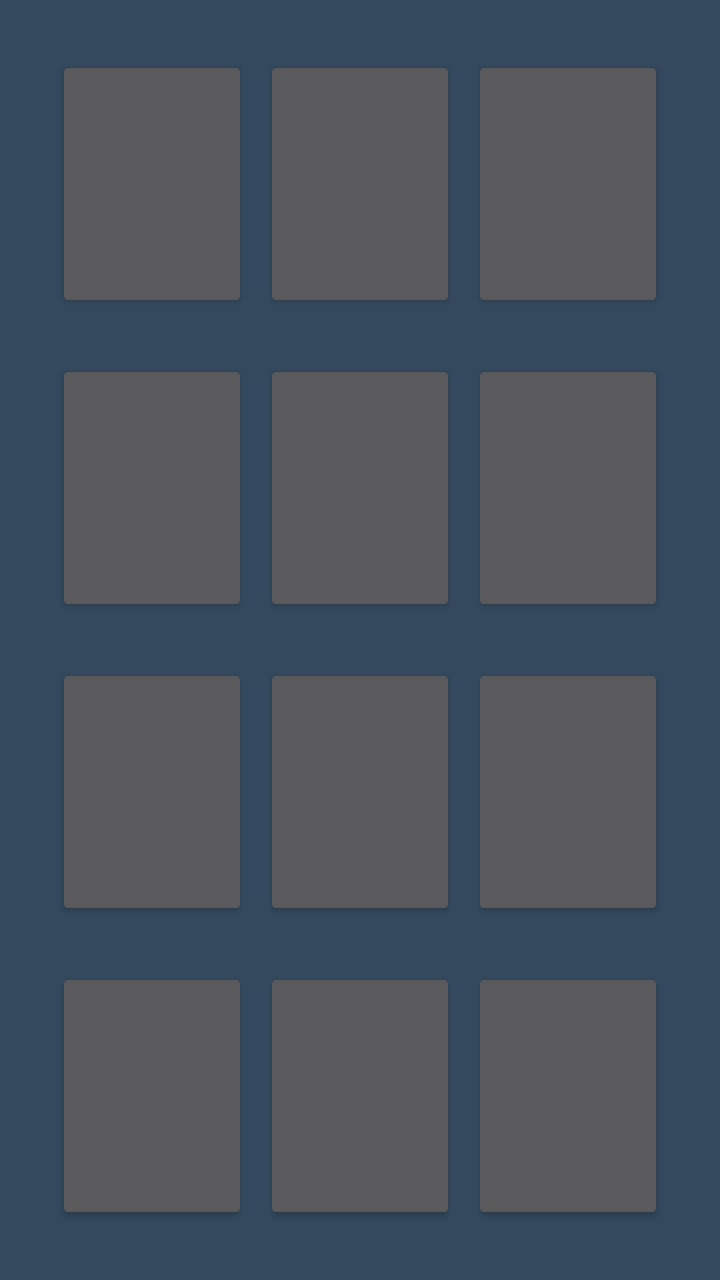
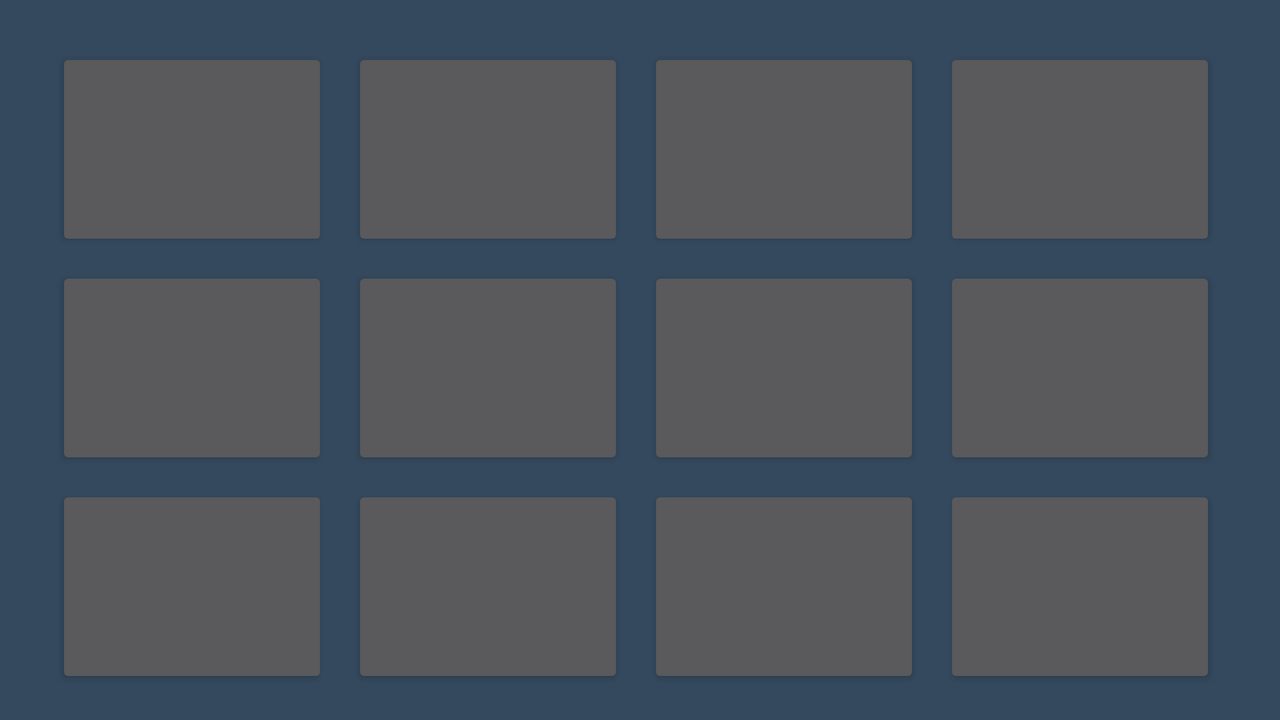

Compare how this app lays out the same screen by default and in its alternative resource folder. The renders come first, then the two layout files and the values they reference.
<!-- AndroidManifest.xml: application theme Theme.AppCompat.NoActionBar -->
<!-- res/layout/activity_home.xml -->
<LinearLayout xmlns:android="http://schemas.android.com/apk/res/android"
              xmlns:tools="http://schemas.android.com/tools"
              android:layout_width="match_parent"
              android:layout_height="match_parent"
              android:background="@color/main_background"
              android:orientation="vertical"
              android:paddingBottom="@dimen/activity_vertical_margin"
              android:paddingLeft="@dimen/activity_horizontal_margin"
              android:paddingRight="@dimen/activity_horizontal_margin"
              android:paddingTop="@dimen/activity_vertical_margin"
              tools:context=".Home">

    <LinearLayout
        android:id="@+id/air_container"
        android:layout_width="match_parent"
        android:layout_height="0dp"
        android:layout_margin="@dimen/eight_dp"
        android:layout_weight="1"
        android:orientation="horizontal"
        >


        <Button
            android:id="@+id/aquarius"
            android:layout_width="match_parent"
            android:layout_height="match_parent"
            android:layout_margin="@dimen/four_dp"
            android:layout_weight="1"
            />


        <Button
            android:id="@+id/gemini"
            android:layout_width="match_parent"
            android:layout_height="match_parent"
            android:layout_margin="@dimen/four_dp"
            android:layout_weight="1"
            />


        <Button
            android:id="@+id/libra"
            android:layout_width="match_parent"
            android:layout_height="match_parent"
            android:layout_margin="@dimen/four_dp"
            android:layout_weight="1"
            />

    </LinearLayout>

    <LinearLayout
        android:id="@+id/earth_container"
        android:layout_width="match_parent"
        android:layout_height="0dp"
        android:layout_margin="@dimen/eight_dp"
        android:layout_weight="1"
        android:orientation="horizontal"
        >

        <Button
            android:id="@+id/capricorn"
            android:layout_width="match_parent"
            android:layout_height="match_parent"
            android:layout_margin="@dimen/four_dp"
            android:layout_weight="1"/>

        <Button
            android:id="@+id/taurus"
            android:layout_width="match_parent"
            android:layout_height="match_parent"
            android:layout_margin="@dimen/four_dp"
            android:layout_weight="1"/>

        <Button
            android:id="@+id/virgo"
            android:layout_width="match_parent"
            android:layout_height="match_parent"
            android:layout_margin="@dimen/four_dp"
            android:layout_weight="1"/>

    </LinearLayout>

    <LinearLayout
        android:id="@+id/fire_container"
        android:layout_width="match_parent"
        android:layout_height="0dp"
        android:layout_margin="@dimen/eight_dp"
        android:layout_weight="1"
        android:orientation="horizontal">

        <Button
            android:id="@+id/aries"
            android:layout_width="wrap_content"
            android:layout_height="match_parent"
            android:layout_margin="@dimen/four_dp"
            android:layout_weight="1"/>

        <Button
            android:id="@+id/leo"
            android:layout_width="wrap_content"
            android:layout_height="match_parent"
            android:layout_margin="@dimen/four_dp"
            android:layout_weight="1"/>

        <Button
            android:id="@+id/sagittarius"
            android:layout_width="wrap_content"
            android:layout_height="match_parent"
            android:layout_margin="@dimen/four_dp"
            android:layout_weight="1"/>

    </LinearLayout>

    <LinearLayout
        android:id="@+id/water_container"
        android:layout_width="match_parent"
        android:layout_height="0dp"
        android:layout_margin="@dimen/eight_dp"
        android:layout_weight="1"
        android:orientation="horizontal">


        <Button
            android:id="@+id/pisces"
            android:layout_width="match_parent"
            android:layout_height="match_parent"
            android:layout_margin="@dimen/four_dp"
            android:layout_weight="1"/>

        <Button
            android:id="@+id/scorpio"
            android:layout_width="match_parent"
            android:layout_height="match_parent"
            android:layout_margin="@dimen/four_dp"
            android:layout_weight="1"/>

        <Button
            android:id="@+id/cancer"
            android:layout_width="match_parent"
            android:layout_height="match_parent"
            android:layout_margin="@dimen/four_dp"
            android:layout_weight="1"/>

    </LinearLayout>

</LinearLayout>
<!-- resources referenced by this layout -->
<resources>
  <color name="main_background">#34495e</color>
  <dimen name="activity_horizontal_margin">16dp</dimen>
  <dimen name="activity_vertical_margin">16dp</dimen>
  <dimen name="eight_dp">8dp</dimen>
  <dimen name="four_dp">4dp</dimen>
</resources>
<!-- res/layout-land/activity_home.xml (the repository's variant of the layout above) -->
<!-- drawn on the phone turned sideways -->
<?xml version="1.0" encoding="utf-8"?>
<LinearLayout xmlns:android="http://schemas.android.com/apk/res/android"
              xmlns:tools="http://schemas.android.com/tools"
              android:layout_width="match_parent"
              android:layout_height="match_parent"
              android:background="@color/main_background"
              android:orientation="vertical"
              android:paddingBottom="@dimen/activity_vertical_margin"
              android:paddingLeft="@dimen/activity_horizontal_margin"
              android:paddingRight="@dimen/activity_horizontal_margin"
              android:paddingTop="@dimen/activity_vertical_margin"
              tools:context=".Home">

    <LinearLayout
        android:id="@+id/air_container"
        android:layout_width="match_parent"
        android:layout_height="0dp"
        android:layout_marginLeft="@dimen/eight_dp"
        android:layout_marginRight="@dimen/eight_dp"
        android:layout_weight="1"
        android:orientation="horizontal"
        >


        <Button
            android:id="@+id/aquarius"
            android:layout_width="match_parent"
            android:layout_height="match_parent"
            android:layout_marginLeft="@dimen/four_dp"
            android:layout_marginRight="@dimen/eight_dp"
            android:layout_marginTop="@dimen/eight_dp"
            android:layout_weight="1"
            android:padding="4dp"
            />

        <Button
            android:id="@+id/taurus"
            android:layout_width="match_parent"
            android:layout_height="match_parent"
            android:layout_marginLeft="@dimen/four_dp"
            android:layout_marginRight="@dimen/eight_dp"
            android:layout_marginTop="@dimen/eight_dp"
            android:layout_weight="1"
            android:padding="@dimen/four_dp"/>


        <Button
            android:id="@+id/leo"
            android:layout_width="match_parent"
            android:layout_height="match_parent"
            android:layout_marginLeft="@dimen/four_dp"
            android:layout_marginRight="@dimen/eight_dp"
            android:layout_marginTop="@dimen/eight_dp"
            android:layout_weight="1"
            android:padding="@dimen/four_dp"/>


        <Button
            android:id="@+id/pisces"
            android:layout_width="match_parent"
            android:layout_height="match_parent"
            android:layout_marginLeft="@dimen/four_dp"
            android:layout_marginRight="@dimen/eight_dp"
            android:layout_marginTop="@dimen/eight_dp"
            android:layout_weight="1"
            android:padding="@dimen/four_dp"/>

    </LinearLayout>

    <LinearLayout
        android:id="@+id/earth_container"
        android:layout_width="match_parent"
        android:layout_height="0dp"
        android:layout_marginLeft="@dimen/eight_dp"
        android:layout_marginRight="@dimen/eight_dp"
        android:layout_weight="1"
        android:orientation="horizontal"
        >


        <Button
            android:id="@+id/gemini"
            android:layout_width="match_parent"
            android:layout_height="match_parent"
            android:layout_marginLeft="@dimen/four_dp"
            android:layout_marginRight="@dimen/eight_dp"
            android:layout_marginTop="@dimen/eight_dp"
            android:layout_weight="1"
            android:padding="@dimen/four_dp"
            />

        <Button
            android:id="@+id/capricorn"
            android:layout_width="match_parent"
            android:layout_height="match_parent"
            android:layout_marginLeft="@dimen/four_dp"
            android:layout_marginRight="@dimen/eight_dp"
            android:layout_marginTop="@dimen/eight_dp"
            android:layout_weight="1"
            android:padding="@dimen/four_dp"/>

        <Button
            android:id="@+id/aries"
            android:layout_width="match_parent"
            android:layout_height="match_parent"
            android:layout_marginLeft="@dimen/four_dp"
            android:layout_marginRight="@dimen/eight_dp"
            android:layout_marginTop="@dimen/eight_dp"
            android:layout_weight="1"
            android:padding="@dimen/four_dp"/>

        <Button
            android:id="@+id/cancer"
            android:layout_width="match_parent"
            android:layout_height="match_parent"
            android:layout_marginLeft="@dimen/four_dp"
            android:layout_marginRight="@dimen/eight_dp"
            android:layout_marginTop="@dimen/eight_dp"
            android:layout_weight="1"
            android:padding="@dimen/four_dp"/>

    </LinearLayout>

    <LinearLayout
        android:id="@+id/fire_container"
        android:layout_width="match_parent"
        android:layout_height="0dp"
        android:layout_marginLeft="@dimen/eight_dp"
        android:layout_marginRight="@dimen/eight_dp"
        android:layout_weight="1"
        android:orientation="horizontal">


        <Button
            android:id="@+id/libra"
            android:layout_width="match_parent"
            android:layout_height="match_parent"
            android:layout_marginLeft="@dimen/four_dp"
            android:layout_marginRight="@dimen/eight_dp"
            android:layout_marginTop="@dimen/eight_dp"
            android:layout_weight="1"
            android:padding="@dimen/four_dp"
            />

        <Button
            android:id="@+id/virgo"
            android:layout_width="match_parent"
            android:layout_height="match_parent"
            android:layout_marginLeft="@dimen/four_dp"
            android:layout_marginRight="@dimen/eight_dp"
            android:layout_marginTop="@dimen/eight_dp"
            android:layout_weight="1"
            android:padding="@dimen/four_dp"/>

        <Button
            android:id="@+id/sagittarius"
            android:layout_width="match_parent"
            android:layout_height="match_parent"
            android:layout_marginLeft="@dimen/four_dp"
            android:layout_marginRight="@dimen/eight_dp"
            android:layout_marginTop="@dimen/eight_dp"
            android:layout_weight="1"
            android:padding="@dimen/four_dp"/>

        <Button
            android:id="@+id/scorpio"
            android:layout_width="match_parent"
            android:layout_height="match_parent"
            android:layout_marginLeft="@dimen/four_dp"
            android:layout_marginRight="@dimen/eight_dp"
            android:layout_marginTop="@dimen/eight_dp"
            android:layout_weight="1"
            android:padding="@dimen/four_dp"/>

    </LinearLayout>


</LinearLayout>
